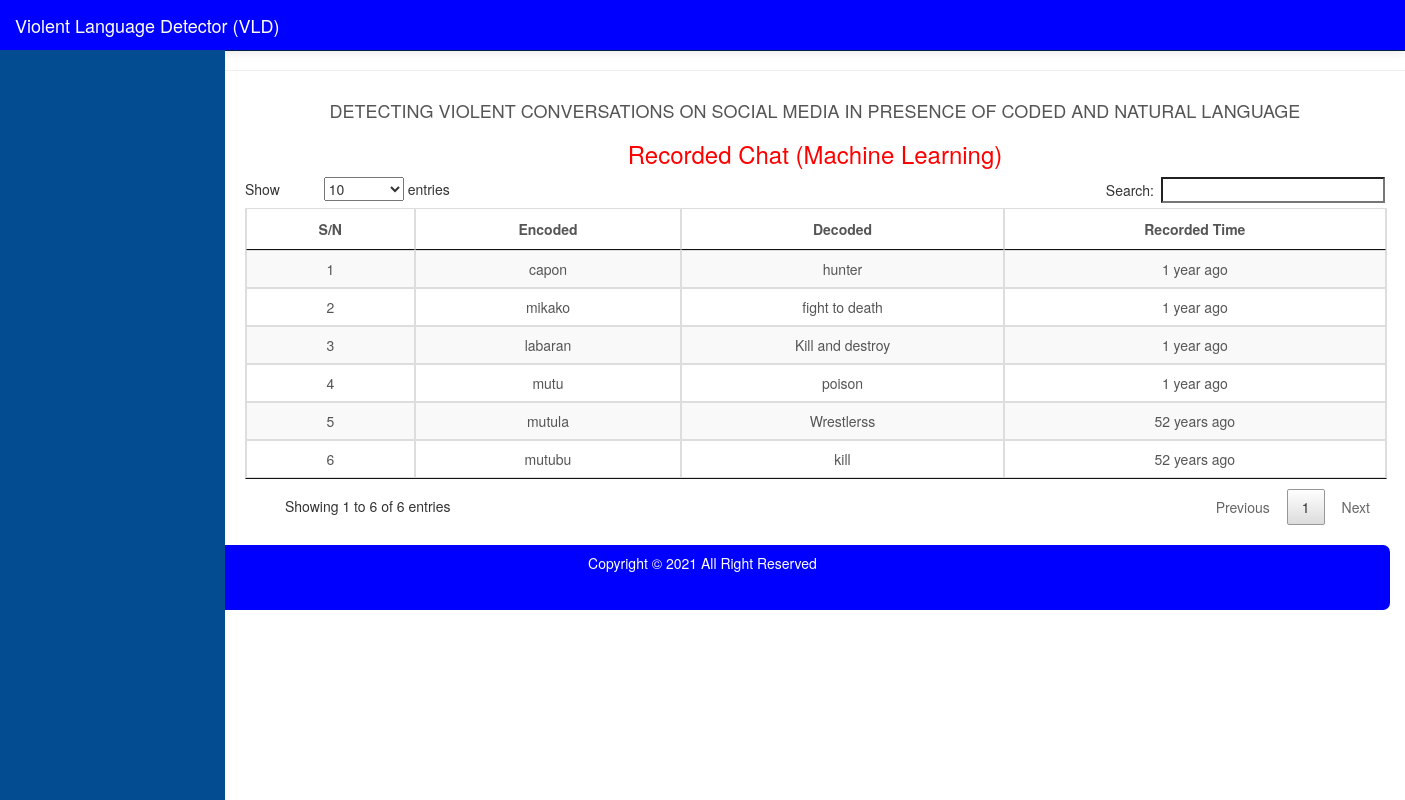
Page /machine_learning.php on the committed database.
### tables this page shows
CREATE TABLE IF NOT EXISTS `code` (
  `id` int(11) NOT NULL AUTO_INCREMENT,
  `encode` text NOT NULL,
  `decode` text NOT NULL,
  `status` int(11) NOT NULL,
  `date_added` int(11) NOT NULL,
  PRIMARY KEY (`id`)
);

### db/functions.php (called while the page is built, shortened)
<?php
function QueryDB($query){
  global $db;
  return $db->query($query);
}
function get_time_ago( $time )
{
    $time_difference = time() - $time;
    $condition = array( 12 * 30 * 24 * 60 * 60 =>  'year',
                30 * 24 * 60 * 60       =>  'month',
                24 * 60 * 60            =>  'day',
                60 * 60                 =>  'hour',
                60                      =>  'minute',
                1                       =>  'second'
    );
    foreach( $condition as $secs => $str )
    {
        $d = $time_difference / $secs;
        if( $d >= 1 )
        {
            $t = round( $d );
            return $t . ' ' . $str . ( $t > 1 ? 's' : '' ) . ' ago';
        }
    }
}
?>

### machine_learning.php (the view, shortened to what this page needs)
<!DOCTYPE html>
<html lang="en">
<head>
    <title>Violent Language Detector</title><?php  include('links.php');  ?>
</head>
<body>
    <div id="wrapper">
<?php include('menus.php');?>
        <hr />
        <div class="container">
            <div class="row">
<h4 class="text-center">DETECTING VIOLENT CONVERSATIONS ON SOCIAL MEDIA IN PRESENCE OF CODED AND NATURAL LANGUAGE</h4>
                <div class="text-center">
                    <h3 style="color:red;">Recorded Chat (Machine Learning)</h3>
                </div>
                <div class="table table-responsive col-md-12">
<table class="table table-bordered table-hover table-striped  text-center" id="example1">
<thead><tr><th>S/N</th><th>Encoded</th><th>Decoded</th><th>Recorded Time</th></tr></thead>
<tbody>
  <?php $counter = 1;  foreach(QueryDB("SELECT * FROM  code where status=1 ORDER BY date_added DESC ")as $rows){ extract($rows);?>
  <tr><td><?php echo $counter++;  ?></td><td><?php echo $encode;  ?></td> <td><?php echo $decode;  ?></td>
    <td><?php  echo get_time_ago($rows['date_added']);  ?></td>
  </tr><?php } ?>
</tbody>
</table>
                </div>
            </div>
        </div>
    </div>
 <?php include('footer.php');    ?>
</body>
</html>

### tab/local.css (style rules this page uses)
#wrapper { padding-left: 0; }
body { font-family: "Helvetica Neue", Helvetica, Arial, sans-serif; font-size: 14px; line-height: 1.42857143; color: #555555; background-color: #ffffff; }
.clearfix:before, .clearfix:after, .container:before, .container:after, .container-fluid:before, .container-fluid:after, .row:before, .row:after, .form-horizontal .form-group:before, .form-horizontal .form-group:after, .btn-toolbar:before, .btn-toolbar:after, .btn-group-vertical > .btn-group:before, .btn-group-vertical > .btn-group:after, .nav:before, .nav:after, .navbar:before, .navbar:after, .navbar-header:before, .navbar-header:after, .navbar-collapse:before, .navbar-collapse:after, .pager:before, .pager:after, .panel-body:before, .panel-body:after, .modal-footer:before, .modal-footer:after { content: " "; display: table; }
.clearfix:after, .container:after, .container-fluid:after, .row:after, .form-horizontal .form-group:after, .btn-toolbar:after, .btn-group-vertical > .btn-group:after, .nav:after, .navbar:after, .navbar-header:after, .navbar-collapse:after, .pager:after, .panel-body:after, .modal-footer:after { clear: both; }
@media (min-width:768px) { #wrapper { padding-left: 225px; } }

### machine_learning.php (style rules this page uses)
table tr th { text-align: center; }

### rows in the picture
code: encode "capon", decode "hunter", date_added "1 year ago"
code: encode "mikako", decode "fight to death", date_added "1 year ago"
code: encode "labaran", decode "Kill and destroy", date_added "1 year ago"
code: encode "mutu", decode "poison", date_added "1 year ago"
code: encode "mutula", decode "Wrestlerss", date_added "52 years ago"
code: encode "mutubu", decode "kill", date_added "52 years ago"
